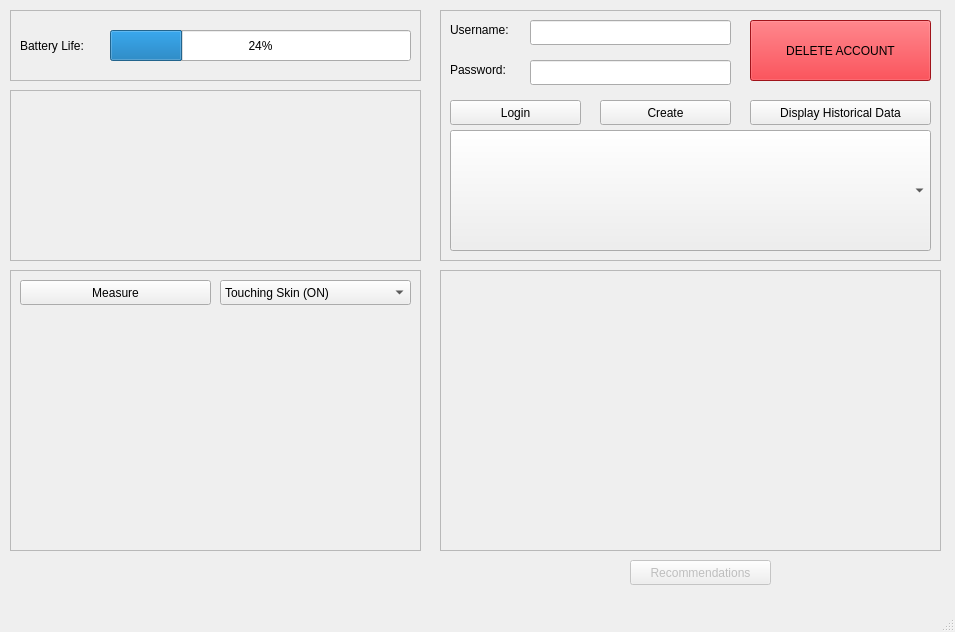
<?xml version="1.0" encoding="UTF-8"?>
<ui version="4.0">
 <class>MainWindow</class>
 <widget class="QMainWindow" name="MainWindow">
  <property name="geometry">
   <rect>
    <x>0</x>
    <y>0</y>
    <width>955</width>
    <height>632</height>
   </rect>
  </property>
  <property name="windowTitle">
   <string>Application Window</string>
  </property>
  <widget class="QWidget" name="centralwidget">
   <widget class="QLabel" name="txtBatteryLife">
    <property name="geometry">
     <rect>
      <x>20</x>
      <y>20</y>
      <width>401</width>
      <height>51</height>
     </rect>
    </property>
    <property name="text">
     <string>Battery Life: </string>
    </property>
   </widget>
   <widget class="QLabel" name="txtRawData">
    <property name="geometry">
     <rect>
      <x>200</x>
      <y>506</y>
      <width>91</width>
      <height>41</height>
     </rect>
    </property>
    <property name="text">
     <string/>
    </property>
   </widget>
   <widget class="QLabel" name="imgLungs">
    <property name="geometry">
     <rect>
      <x>550</x>
      <y>490</y>
      <width>21</width>
      <height>16</height>
     </rect>
    </property>
    <property name="text">
     <string/>
    </property>
    <property name="pixmap">
     <pixmap resource="assets.qrc">:/photos/barGraphImg/lungs.png</pixmap>
    </property>
   </widget>
   <widget class="QLabel" name="imgPericardium">
    <property name="geometry">
     <rect>
      <x>580</x>
      <y>490</y>
      <width>21</width>
      <height>16</height>
     </rect>
    </property>
    <property name="text">
     <string/>
    </property>
    <property name="pixmap">
     <pixmap resource="assets.qrc">:/photos/barGraphImg/pericardium.png</pixmap>
    </property>
   </widget>
   <widget class="QLabel" name="imgHeart">
    <property name="geometry">
     <rect>
      <x>610</x>
      <y>490</y>
      <width>21</width>
      <height>16</height>
     </rect>
    </property>
    <property name="text">
     <string/>
    </property>
    <property name="pixmap">
     <pixmap resource="assets.qrc">:/photos/barGraphImg/heart.png</pixmap>
    </property>
   </widget>
   <widget class="QLabel" name="imgSIntestine">
    <property name="geometry">
     <rect>
      <x>640</x>
      <y>490</y>
      <width>21</width>
      <height>16</height>
     </rect>
    </property>
    <property name="text">
     <string/>
    </property>
    <property name="pixmap">
     <pixmap resource="assets.qrc">:/photos/barGraphImg/small_intestine.png</pixmap>
    </property>
   </widget>
   <widget class="QLabel" name="imgLIntestine">
    <property name="geometry">
     <rect>
      <x>700</x>
      <y>490</y>
      <width>21</width>
      <height>16</height>
     </rect>
    </property>
    <property name="text">
     <string/>
    </property>
    <property name="pixmap">
     <pixmap resource="assets.qrc">:/photos/barGraphImg/large_intestine.png</pixmap>
    </property>
   </widget>
   <widget class="QLabel" name="imgSpleen">
    <property name="geometry">
     <rect>
      <x>730</x>
      <y>490</y>
      <width>21</width>
      <height>17</height>
     </rect>
    </property>
    <property name="text">
     <string/>
    </property>
    <property name="pixmap">
     <pixmap resource="assets.qrc">:/photos/barGraphImg/spleen.png</pixmap>
    </property>
   </widget>
   <widget class="QLabel" name="imgLiver">
    <property name="geometry">
     <rect>
      <x>760</x>
      <y>490</y>
      <width>21</width>
      <height>16</height>
     </rect>
    </property>
    <property name="text">
     <string/>
    </property>
    <property name="pixmap">
     <pixmap resource="assets.qrc">:/photos/barGraphImg/liver.png</pixmap>
    </property>
   </widget>
   <widget class="QLabel" name="imgKidney">
    <property name="geometry">
     <rect>
      <x>791</x>
      <y>490</y>
      <width>16</width>
      <height>16</height>
     </rect>
    </property>
    <property name="text">
     <string/>
    </property>
    <property name="pixmap">
     <pixmap resource="assets.qrc">:/photos/barGraphImg/kidney_adrenal.png</pixmap>
    </property>
   </widget>
   <widget class="QLabel" name="imgBladder">
    <property name="enabled">
     <bool>true</bool>
    </property>
    <property name="geometry">
     <rect>
      <x>821</x>
      <y>490</y>
      <width>16</width>
      <height>16</height>
     </rect>
    </property>
    <property name="text">
     <string/>
    </property>
    <property name="pixmap">
     <pixmap resource="assets.qrc">:/photos/barGraphImg/bladder.png</pixmap>
    </property>
   </widget>
   <widget class="QLabel" name="imgGallbladder">
    <property name="geometry">
     <rect>
      <x>850</x>
      <y>490</y>
      <width>16</width>
      <height>17</height>
     </rect>
    </property>
    <property name="text">
     <string/>
    </property>
    <property name="pixmap">
     <pixmap resource="assets.qrc">:/photos/barGraphImg/gallbladder.png</pixmap>
    </property>
   </widget>
   <widget class="QFrame" name="frame">
    <property name="geometry">
     <rect>
      <x>10</x>
      <y>10</y>
      <width>411</width>
      <height>71</height>
     </rect>
    </property>
    <property name="frameShape">
     <enum>QFrame::StyledPanel</enum>
    </property>
    <property name="frameShadow">
     <enum>QFrame::Raised</enum>
    </property>
    <widget class="QProgressBar" name="batteryProgressBar">
     <property name="enabled">
      <bool>true</bool>
     </property>
     <property name="geometry">
      <rect>
       <x>100</x>
       <y>20</y>
       <width>301</width>
       <height>31</height>
      </rect>
     </property>
     <property name="autoFillBackground">
      <bool>false</bool>
     </property>
     <property name="value">
      <number>24</number>
     </property>
     <property name="textVisible">
      <bool>true</bool>
     </property>
     <property name="invertedAppearance">
      <bool>false</bool>
     </property>
    </widget>
   </widget>
   <widget class="QFrame" name="frame_2">
    <property name="enabled">
     <bool>true</bool>
    </property>
    <property name="geometry">
     <rect>
      <x>440</x>
      <y>10</y>
      <width>501</width>
      <height>251</height>
     </rect>
    </property>
    <property name="frameShape">
     <enum>QFrame::StyledPanel</enum>
    </property>
    <property name="frameShadow">
     <enum>QFrame::Raised</enum>
    </property>
    <widget class="QPushButton" name="btnDelete">
     <property name="geometry">
      <rect>
       <x>310</x>
       <y>10</y>
       <width>181</width>
       <height>61</height>
      </rect>
     </property>
     <property name="palette">
      <palette>
       <active>
        <colorrole role="WindowText">
         <brush brushstyle="SolidPattern">
          <color alpha="255">
           <red>0</red>
           <green>0</green>
           <blue>0</blue>
          </color>
         </brush>
        </colorrole>
        <colorrole role="Button">
         <brush brushstyle="SolidPattern">
          <color alpha="255">
           <red>224</red>
           <green>27</green>
           <blue>36</blue>
          </color>
         </brush>
        </colorrole>
        <colorrole role="Light">
         <brush brushstyle="SolidPattern">
          <color alpha="255">
           <red>255</red>
           <green>112</green>
           <blue>118</blue>
          </color>
         </brush>
        </colorrole>
        <colorrole role="Midlight">
         <brush brushstyle="SolidPattern">
          <color alpha="255">
           <red>239</red>
           <green>69</green>
           <blue>77</blue>
          </color>
         </brush>
        </colorrole>
        <colorrole role="Dark">
         <brush brushstyle="SolidPattern">
          <color alpha="255">
           <red>112</red>
           <green>13</green>
           <blue>18</blue>
          </color>
         </brush>
        </colorrole>
        <colorrole role="Mid">
         <brush brushstyle="SolidPattern">
          <color alpha="255">
           <red>149</red>
           <green>18</green>
           <blue>24</blue>
          </color>
         </brush>
        </colorrole>
        <colorrole role="Text">
         <brush brushstyle="SolidPattern">
          <color alpha="255">
           <red>0</red>
           <green>0</green>
           <blue>0</blue>
          </color>
         </brush>
        </colorrole>
        <colorrole role="BrightText">
         <brush brushstyle="SolidPattern">
          <color alpha="255">
           <red>255</red>
           <green>255</green>
           <blue>255</blue>
          </color>
         </brush>
        </colorrole>
        <colorrole role="ButtonText">
         <brush brushstyle="SolidPattern">
          <color alpha="255">
           <red>0</red>
           <green>0</green>
           <blue>0</blue>
          </color>
         </brush>
        </colorrole>
        <colorrole role="Base">
         <brush brushstyle="SolidPattern">
          <color alpha="255">
           <red>255</red>
           <green>255</green>
           <blue>255</blue>
          </color>
         </brush>
        </colorrole>
        <colorrole role="Window">
         <brush brushstyle="SolidPattern">
          <color alpha="255">
           <red>224</red>
           <green>27</green>
           <blue>36</blue>
          </color>
         </brush>
        </colorrole>
        <colorrole role="Shadow">
         <brush brushstyle="SolidPattern">
          <color alpha="255">
           <red>0</red>
           <green>0</green>
           <blue>0</blue>
          </color>
         </brush>
        </colorrole>
        <colorrole role="AlternateBase">
         <brush brushstyle="SolidPattern">
          <color alpha="255">
           <red>239</red>
           <green>141</green>
           <blue>145</blue>
          </color>
         </brush>
        </colorrole>
        <colorrole role="ToolTipBase">
         <brush brushstyle="SolidPattern">
          <color alpha="255">
           <red>255</red>
           <green>255</green>
           <blue>220</blue>
          </color>
         </brush>
        </colorrole>
        <colorrole role="ToolTipText">
         <brush brushstyle="SolidPattern">
          <color alpha="255">
           <red>0</red>
           <green>0</green>
           <blue>0</blue>
          </color>
         </brush>
        </colorrole>
        <colorrole role="PlaceholderText">
         <brush brushstyle="SolidPattern">
          <color alpha="128">
           <red>0</red>
           <green>0</green>
           <blue>0</blue>
          </color>
         </brush>
        </colorrole>
       </active>
       <inactive>
        <colorrole role="WindowText">
         <brush brushstyle="SolidPattern">
          <color alpha="255">
           <red>0</red>
           <green>0</green>
           <blue>0</blue>
          </color>
         </brush>
        </colorrole>
        <colorrole role="Button">
         <brush brushstyle="SolidPattern">
          <color alpha="255">
           <red>224</red>
           <green>27</green>
           <blue>36</blue>
          </color>
         </brush>
        </colorrole>
        <colorrole role="Light">
         <brush brushstyle="SolidPattern">
          <color alpha="255">
           <red>255</red>
           <green>112</green>
           <blue>118</blue>
          </color>
         </brush>
        </colorrole>
        <colorrole role="Midlight">
         <brush brushstyle="SolidPattern">
          <color alpha="255">
           <red>239</red>
           <green>69</green>
           <blue>77</blue>
          </color>
         </brush>
        </colorrole>
        <colorrole role="Dark">
         <brush brushstyle="SolidPattern">
          <color alpha="255">
           <red>112</red>
           <green>13</green>
           <blue>18</blue>
          </color>
         </brush>
        </colorrole>
        <colorrole role="Mid">
         <brush brushstyle="SolidPattern">
          <color alpha="255">
           <red>149</red>
           <green>18</green>
           <blue>24</blue>
          </color>
         </brush>
        </colorrole>
        <colorrole role="Text">
         <brush brushstyle="SolidPattern">
          <color alpha="255">
           <red>0</red>
           <green>0</green>
           <blue>0</blue>
          </color>
         </brush>
        </colorrole>
        <colorrole role="BrightText">
         <brush brushstyle="SolidPattern">
          <color alpha="255">
           <red>255</red>
           <green>255</green>
           <blue>255</blue>
          </color>
         </brush>
        </colorrole>
        <colorrole role="ButtonText">
         <brush brushstyle="SolidPattern">
          <color alpha="255">
           <red>0</red>
           <green>0</green>
           <blue>0</blue>
          </color>
         </brush>
        </colorrole>
        <colorrole role="Base">
         <brush brushstyle="SolidPattern">
          <color alpha="255">
           <red>255</red>
           <green>255</green>
           <blue>255</blue>
          </color>
         </brush>
        </colorrole>
        <colorrole role="Window">
         <brush brushstyle="SolidPattern">
          <color alpha="255">
           <red>224</red>
           <green>27</green>
           <blue>36</blue>
          </color>
         </brush>
        </colorrole>
        <colorrole role="Shadow">
         <brush brushstyle="SolidPattern">
          <color alpha="255">
           <red>0</red>
           <green>0</green>
           <blue>0</blue>
          </color>
         </brush>
        </colorrole>
        <colorrole role="AlternateBase">
         <brush brushstyle="SolidPattern">
          <color alpha="255">
           <red>239</red>
           <green>141</green>
           <blue>145</blue>
          </color>
         </brush>
        </colorrole>
        <colorrole role="ToolTipBase">
         <brush brushstyle="SolidPattern">
          <color alpha="255">
           <red>255</red>
           <green>255</green>
           <blue>220</blue>
          </color>
         </brush>
        </colorrole>
        <colorrole role="ToolTipText">
         <brush brushstyle="SolidPattern">
          <color alpha="255">
           <red>0</red>
           <green>0</green>
           <blue>0</blue>
          </color>
         </brush>
        </colorrole>
        <colorrole role="PlaceholderText">
         <brush brushstyle="SolidPattern">
          <color alpha="128">
           <red>0</red>
           <green>0</green>
           <blue>0</blue>
          </color>
         </brush>
        </colorrole>
       </inactive>
       <disabled>
        <colorrole role="WindowText">
         <brush brushstyle="SolidPattern">
          <color alpha="255">
           <red>112</red>
           <green>13</green>
           <blue>18</blue>
          </color>
         </brush>
        </colorrole>
        <colorrole role="Button">
         <brush brushstyle="SolidPattern">
          <color alpha="255">
           <red>224</red>
           <green>27</green>
           <blue>36</blue>
          </color>
         </brush>
        </colorrole>
        <colorrole role="Light">
         <brush brushstyle="SolidPattern">
          <color alpha="255">
           <red>255</red>
           <green>112</green>
           <blue>118</blue>
          </color>
         </brush>
        </colorrole>
        <colorrole role="Midlight">
         <brush brushstyle="SolidPattern">
          <color alpha="255">
           <red>239</red>
           <green>69</green>
           <blue>77</blue>
          </color>
         </brush>
        </colorrole>
        <colorrole role="Dark">
         <brush brushstyle="SolidPattern">
          <color alpha="255">
           <red>112</red>
           <green>13</green>
           <blue>18</blue>
          </color>
         </brush>
        </colorrole>
        <colorrole role="Mid">
         <brush brushstyle="SolidPattern">
          <color alpha="255">
           <red>149</red>
           <green>18</green>
           <blue>24</blue>
          </color>
         </brush>
        </colorrole>
        <colorrole role="Text">
         <brush brushstyle="SolidPattern">
          <color alpha="255">
           <red>112</red>
           <green>13</green>
           <blue>18</blue>
          </color>
         </brush>
        </colorrole>
        <colorrole role="BrightText">
         <brush brushstyle="SolidPattern">
          <color alpha="255">
           <red>255</red>
           <green>255</green>
           <blue>255</blue>
          </color>
         </brush>
        </colorrole>
        <colorrole role="ButtonText">
         <brush brushstyle="SolidPattern">
          <color alpha="255">
           <red>112</red>
           <green>13</green>
           <blue>18</blue>
          </color>
         </brush>
        </colorrole>
        <colorrole role="Base">
         <brush brushstyle="SolidPattern">
          <color alpha="255">
           <red>224</red>
           <green>27</green>
           <blue>36</blue>
          </color>
         </brush>
        </colorrole>
        <colorrole role="Window">
         <brush brushstyle="SolidPattern">
          <color alpha="255">
           <red>224</red>
           <green>27</green>
           <blue>36</blue>
          </color>
         </brush>
        </colorrole>
        <colorrole role="Shadow">
         <brush brushstyle="SolidPattern">
          <color alpha="255">
           <red>0</red>
           <green>0</green>
           <blue>0</blue>
          </color>
         </brush>
        </colorrole>
        <colorrole role="AlternateBase">
         <brush brushstyle="SolidPattern">
          <color alpha="255">
           <red>224</red>
           <green>27</green>
           <blue>36</blue>
          </color>
         </brush>
        </colorrole>
        <colorrole role="ToolTipBase">
         <brush brushstyle="SolidPattern">
          <color alpha="255">
           <red>255</red>
           <green>255</green>
           <blue>220</blue>
          </color>
         </brush>
        </colorrole>
        <colorrole role="ToolTipText">
         <brush brushstyle="SolidPattern">
          <color alpha="255">
           <red>0</red>
           <green>0</green>
           <blue>0</blue>
          </color>
         </brush>
        </colorrole>
        <colorrole role="PlaceholderText">
         <brush brushstyle="SolidPattern">
          <color alpha="128">
           <red>0</red>
           <green>0</green>
           <blue>0</blue>
          </color>
         </brush>
        </colorrole>
       </disabled>
      </palette>
     </property>
     <property name="text">
      <string>DELETE ACCOUNT</string>
     </property>
    </widget>
    <widget class="QLineEdit" name="txtUsername">
     <property name="geometry">
      <rect>
       <x>90</x>
       <y>10</y>
       <width>201</width>
       <height>25</height>
      </rect>
     </property>
    </widget>
    <widget class="QLabel" name="labelUsername">
     <property name="geometry">
      <rect>
       <x>10</x>
       <y>10</y>
       <width>111</width>
       <height>20</height>
      </rect>
     </property>
     <property name="text">
      <string>Username:</string>
     </property>
    </widget>
    <widget class="QLabel" name="labelPassword">
     <property name="geometry">
      <rect>
       <x>10</x>
       <y>50</y>
       <width>111</width>
       <height>20</height>
      </rect>
     </property>
     <property name="text">
      <string>Password:</string>
     </property>
    </widget>
    <widget class="QLineEdit" name="txtPassword">
     <property name="geometry">
      <rect>
       <x>90</x>
       <y>50</y>
       <width>201</width>
       <height>25</height>
      </rect>
     </property>
    </widget>
    <widget class="QPushButton" name="btnLogin">
     <property name="geometry">
      <rect>
       <x>10</x>
       <y>90</y>
       <width>131</width>
       <height>25</height>
      </rect>
     </property>
     <property name="text">
      <string>Login</string>
     </property>
    </widget>
    <widget class="QPushButton" name="btnCreate">
     <property name="geometry">
      <rect>
       <x>160</x>
       <y>90</y>
       <width>131</width>
       <height>25</height>
      </rect>
     </property>
     <property name="text">
      <string>Create</string>
     </property>
    </widget>
    <widget class="QPushButton" name="btnDisplayHistoryData">
     <property name="geometry">
      <rect>
       <x>310</x>
       <y>90</y>
       <width>181</width>
       <height>25</height>
      </rect>
     </property>
     <property name="text">
      <string>Display Historical Data</string>
     </property>
    </widget>
    <widget class="QComboBox" name="cBoxHistory">
     <property name="geometry">
      <rect>
       <x>10</x>
       <y>120</y>
       <width>481</width>
       <height>121</height>
      </rect>
     </property>
    </widget>
   </widget>
   <widget class="QFrame" name="frame_3">
    <property name="geometry">
     <rect>
      <x>440</x>
      <y>270</y>
      <width>501</width>
      <height>281</height>
     </rect>
    </property>
    <property name="frameShape">
     <enum>QFrame::StyledPanel</enum>
    </property>
    <property name="frameShadow">
     <enum>QFrame::Raised</enum>
    </property>
    <widget class="QWidget" name="healthGraphContainer" native="true">
     <property name="geometry">
      <rect>
       <x>0</x>
       <y>0</y>
       <width>501</width>
       <height>281</height>
      </rect>
     </property>
    </widget>
   </widget>
   <widget class="QLabel" name="imgLymph">
    <property name="geometry">
     <rect>
      <x>881</x>
      <y>490</y>
      <width>16</width>
      <height>16</height>
     </rect>
    </property>
    <property name="text">
     <string/>
    </property>
    <property name="pixmap">
     <pixmap resource="assets.qrc">:/photos/barGraphImg/lymph_vessel.png</pixmap>
    </property>
   </widget>
   <widget class="QLabel" name="imgStomach">
    <property name="geometry">
     <rect>
      <x>670</x>
      <y>491</y>
      <width>21</width>
      <height>16</height>
     </rect>
    </property>
    <property name="text">
     <string/>
    </property>
    <property name="pixmap">
     <pixmap resource="assets.qrc">:/photos/barGraphImg/stomach.png</pixmap>
    </property>
   </widget>
   <widget class="QFrame" name="frame_4">
    <property name="geometry">
     <rect>
      <x>10</x>
      <y>270</y>
      <width>411</width>
      <height>281</height>
     </rect>
    </property>
    <property name="frameShape">
     <enum>QFrame::StyledPanel</enum>
    </property>
    <property name="frameShadow">
     <enum>QFrame::Raised</enum>
    </property>
    <widget class="QWidget" name="rawGraphContainer" native="true">
     <property name="enabled">
      <bool>true</bool>
     </property>
     <property name="geometry">
      <rect>
       <x>10</x>
       <y>40</y>
       <width>391</width>
       <height>231</height>
      </rect>
     </property>
     <property name="autoFillBackground">
      <bool>true</bool>
     </property>
    </widget>
    <widget class="QPushButton" name="btnMeasure">
     <property name="geometry">
      <rect>
       <x>10</x>
       <y>10</y>
       <width>191</width>
       <height>25</height>
      </rect>
     </property>
     <property name="text">
      <string>Measure</string>
     </property>
    </widget>
    <widget class="QComboBox" name="cBoxTouchingSkin">
     <property name="geometry">
      <rect>
       <x>210</x>
       <y>10</y>
       <width>191</width>
       <height>25</height>
      </rect>
     </property>
     <item>
      <property name="text">
       <string>Touching Skin (ON)</string>
      </property>
     </item>
     <item>
      <property name="text">
       <string>Touching Skin (OFF)</string>
      </property>
     </item>
    </widget>
   </widget>
   <widget class="QFrame" name="frame_5">
    <property name="geometry">
     <rect>
      <x>10</x>
      <y>90</y>
      <width>411</width>
      <height>171</height>
     </rect>
    </property>
    <property name="frameShape">
     <enum>QFrame::StyledPanel</enum>
    </property>
    <property name="frameShadow">
     <enum>QFrame::Raised</enum>
    </property>
    <widget class="QLabel" name="imgBodyPart">
     <property name="geometry">
      <rect>
       <x>10</x>
       <y>10</y>
       <width>391</width>
       <height>151</height>
      </rect>
     </property>
     <property name="text">
      <string/>
     </property>
     <property name="scaledContents">
      <bool>true</bool>
     </property>
    </widget>
   </widget>
   <widget class="QPushButton" name="btnRecommendation">
    <property name="enabled">
     <bool>false</bool>
    </property>
    <property name="geometry">
     <rect>
      <x>630</x>
      <y>560</y>
      <width>141</width>
      <height>25</height>
     </rect>
    </property>
    <property name="text">
     <string>Recommendations</string>
    </property>
   </widget>
   <zorder>txtBatteryLife</zorder>
   <zorder>txtRawData</zorder>
   <zorder>frame</zorder>
   <zorder>frame_2</zorder>
   <zorder>frame_3</zorder>
   <zorder>imgBladder</zorder>
   <zorder>imgGallbladder</zorder>
   <zorder>imgHeart</zorder>
   <zorder>imgKidney</zorder>
   <zorder>imgLIntestine</zorder>
   <zorder>imgLiver</zorder>
   <zorder>imgLungs</zorder>
   <zorder>imgLymph</zorder>
   <zorder>imgStomach</zorder>
   <zorder>imgPericardium</zorder>
   <zorder>imgSIntestine</zorder>
   <zorder>imgSpleen</zorder>
   <zorder>frame_4</zorder>
   <zorder>frame_5</zorder>
   <zorder>btnRecommendation</zorder>
  </widget>
  <widget class="QMenuBar" name="menubar">
   <property name="geometry">
    <rect>
     <x>0</x>
     <y>0</y>
     <width>955</width>
     <height>22</height>
    </rect>
   </property>
  </widget>
  <widget class="QStatusBar" name="statusbar"/>
 </widget>
 <resources>
  <include location="assets.qrc"/>
 </resources>
 <connections/>
</ui>
